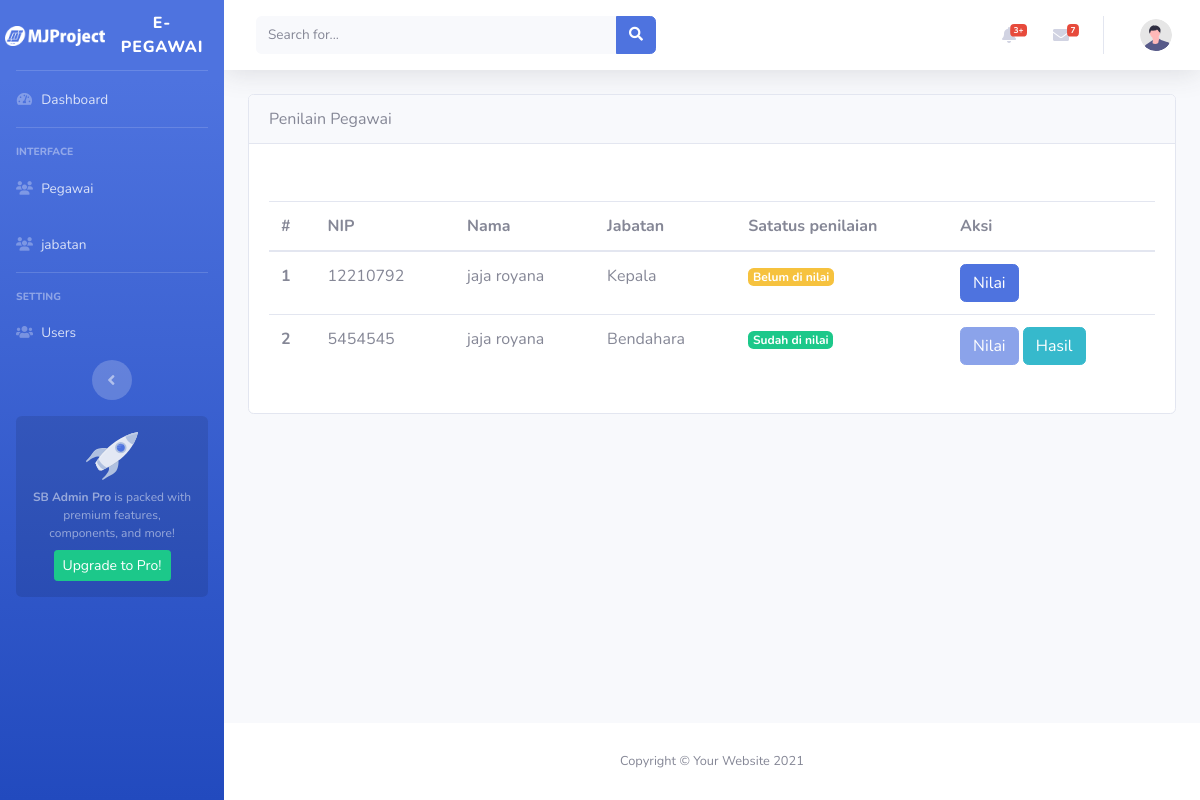
Screenshot of /index.php/admin/penilaian with the database file from the repository.
### tables this page shows
CREATE TABLE `pegawai` (
  `id` int NOT NULL,
  `nip` varchar(16) NOT NULL,
  `nama` varchar(100) NOT NULL,
  `jk` varchar(10) NOT NULL,
  `tmp_lahir` varchar(20) NOT NULL,
  `tgl_lahir` date NOT NULL,
  `kode_jabatan` varchar(5) NOT NULL,
  `email` varchar(100) NOT NULL,
  `no_tlp` varchar(13) NOT NULL,
  `alamat` text NOT NULL,
  `img` text NOT NULL
);

### application/controllers/admin/Penilaian.php (called while the page is built, shortened)
<?php
class Penilaian extends CI_Controller
{
    public function index()
    {
        $this->load->model('PenilaianModel');
        $data = [
            "page" => "Penilaian",
            "pegawai" => $this->PenilaianModel->getAll()->result_array()
        ];
        $this->load->view('admin/header', $data);
        $this->load->view('admin/penilaian', $data);
        $this->load->view('admin/footer');
    }
}

### index.php (called while the page is built, shortened)
<?php
require_once BASEPATH.'core/CodeIgniter.php';

### application/models/PenilaianModel.php (called while the page is built, shortened)
<?php
class PenilaianModel extends CI_Model
{
    public function getAll()
    {
        $this->db->select('pegawai.nip, pegawai.email , pegawai.id as id_pegawai, pegawai.nama, jabatan.nama_jabatan, MAX(penilaian.nilai) as nilai');
        $this->db->from('pegawai');
        $this->db->join('penilaian', 'pegawai.nip = penilaian.nip_pegawai', 'left');
        $this->db->join('jabatan', 'pegawai.kode_jabatan = jabatan.kode');
        $this->db->group_by(array('pegawai.nip', 'pegawai.id', 'pegawai.nama', 'jabatan.nama_jabatan'));
        return $this->db->get();
    }
}

### application/views/admin/penilaian.php (the view, shortened to what this page needs)
<div class="container-fluid">
    <div class="card mt-2">
        <div class="card-header">
            Penilain Pegawai
        </div>
        <div class="card-body">
            <table class="table">
                <thead>
                    <tr>
                        <th scope="col">#</th>
                        <th scope="col">NIP</th>
                        <th scope="col">Nama</th>
                        <th scope="col">Jabatan</th>
                        <th scope="col">Satatus penilaian</th>
                        <th scope="col">Aksi</th>
                    </tr>
                </thead>
                <tbody>
                    <pre>
                    </pre>
                    <?php
                    $i = 1;
                    foreach ($pegawai as $pgw) {
                    ?>
                        <tr>
                            <th scope="row"><?= $i++ ?></th>
                            <td><?= $pgw['nip'] ?></td>
                            <td><?= $pgw['nama'] ?></td>
                            <td><?= $pgw['nama_jabatan'] ?></td>
                            <td>
                                <?php
                                if ($pgw['nilai'] != null) {
                                ?>
                                    <span class="badge badge-success">Sudah di nilai</span>
                                <?php
                                } else {
                                ?>
                                    <span class="badge badge-warning">Belum di nilai</span>
                                <?php
                                }
                                ?>
                            </td>
                            <td>
                                <a href="<?= base_url('penilaian-pegawai/' . $pgw['id_pegawai']) ?>" class="btn btn-primary <?= $pgw['nilai'] == null ? "" : "disabled"; ?>">Nilai</a>
                                <?php
                                if ($pgw['nilai'] != null) {
                                ?>
                                    <a href="<?= base_url('penilaian-detail/' . $pgw['id_pegawai']) ?>" class="btn btn-info">Hasil</a>
                                <?php
                                }
                                ?>
                            </td>
                        </tr>
                    <?php
                    }
                    ?>
                </tbody>
            </table>
        </div>
    </div>
</div>

### rows the page displays
pegawai: nip "12210792", nama "jaja royana", nama_jabatan "Kepala", shows "Belum di nilai"
pegawai: nip "5454545", nama "jaja royana", nama_jabatan "Bendahara", shows "Sudah di nilai"
